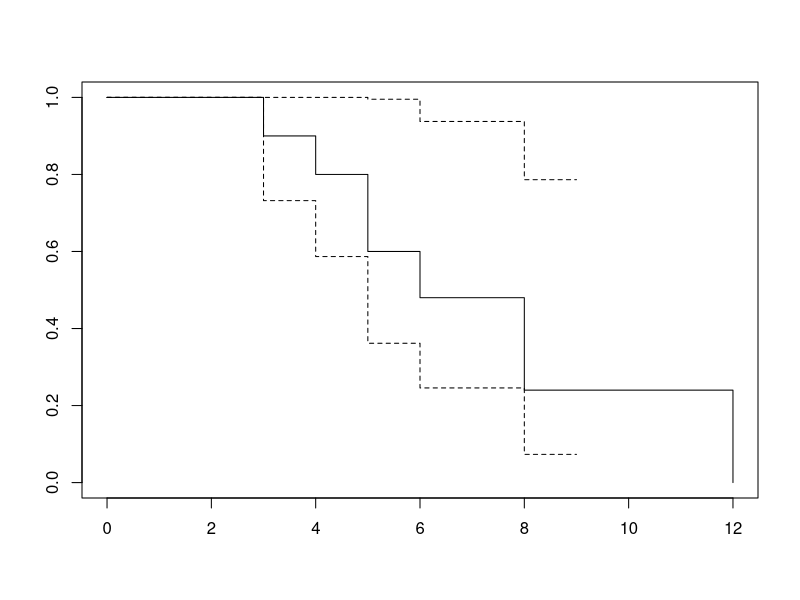
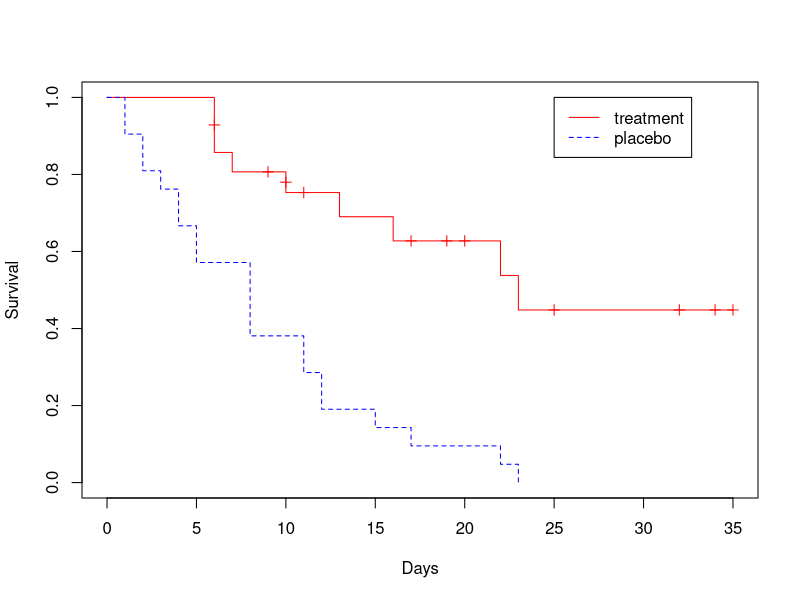

Reproduce these figures in R, in order.
## 1. Kaplan-Meier

# install.packages("survival")
library(survival)

KM_time <- c(3,4,5,5,5,6,8,8,9,12)
KM_status <- c(1,1,1,1,0,1,1,1,0,1)

KM_fit <- survfit(Surv(KM_time, KM_status) ~ 1)
plot(KM_fit)

time1 <- c(6,6,6,6,7,9,10,10,11,13,16,17,19,20,22,23,25,32,32,34,35)
status1 <- c(1,1,1,0,1,0,1,0,0,1,1,0,0,0,1,1,0,0,0,0,0)
time2 <- c(1,1,2,2,3,4,4,5,5,8,8,8,8,11,11,12,12,15,17,22,23)
status2 <- c(1,1,1,1,1,1,1,1,1,1,1,1,1,1,1,1,1,1,1,1,1)

time <-c(time1, time2)
status <- c(status1, status2)

group <- c(rep(0, 21), rep(1,21))

fit <- survfit(Surv(time, status, type="right")~group)
summary(fit)

plot(fit, ylab="Survival", xlab="Days", col=c("red", "blue"), lty=1:2, mark=3)
legend(25,1,c("treatment", "placebo"), col=c("red", "blue"), lty=1:2)

## 2. Log Rank Test

LR_time <- c(5,5,6,7,9,12,15,18,20,25,1,1,2,5,5,5,6,10)
LR_status <- c(1,0,1,1,0,1,1,0,1,1,1,1,1,1,1,1,1,1)
LR_treatment <- c(rep(1,10), rep(2,8))

LR_diff<-survdiff(Surv(LR_time, LR_status) ~ LR_treatment)
LR_diff

A <- c(3,4,6,7,10,10)
a <- c(1,1,0,1,1,0)
B <- c(2,2,4,5,8,10)
b <- c(1,1,1,0,1,1)
C <- c(1,2,3,5,7,9)
c <- c(1,1,1,1,1,1)

s_time <- c(A, B, C)
s_status <- c(a, b, c)
s_group <- c(1,1,1,1,1,1,2,2,2,2,2,2,3,3,3,3,3,3)

s_diff <- survdiff(Surv(s_time, s_status) ~ s_group)
s_diff

data <- data.frame(v1 = c(19,24,8,17,17,34,34,4,17,10,5,27,21,18,16,7,12,24,8,8,8,11,23,12,15,8,8,25,8,11),
                   v2 = c(1,0,1,0,0,0,0,1,0,1,1,0,0,0,0,1,0,1,1,0,1,0,0,0,0,0,1,0,1,0),
                   v3 = c(rep(1, 11), rep(2, 19)),
                   v4 = c(1,1,1,1,1,1,2,2,2,3,3,1,1,1,1,1,1,1,1,1,2,2,2,2,2,2,2,3,3,3))

strata_diff <- survdiff(Surv(data$v1, data$v2) ~ data$v3 + strata(data$v4))
strata_diff